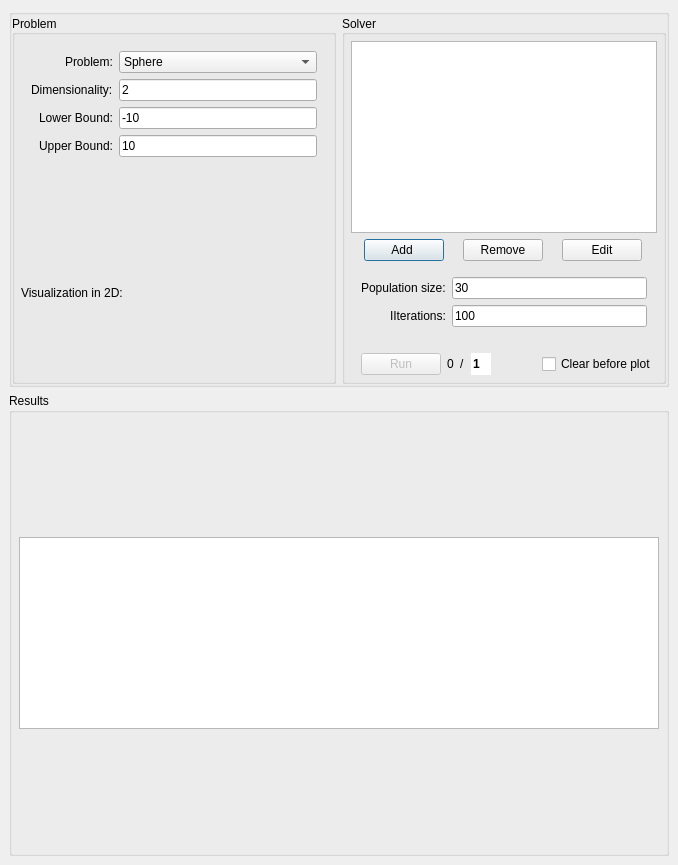
<?xml version="1.0" encoding="UTF-8"?>
<ui version="4.0">
 <class>MainWindow</class>
 <widget class="QMainWindow" name="MainWindow">
  <property name="geometry">
   <rect>
    <x>0</x>
    <y>0</y>
    <width>678</width>
    <height>865</height>
   </rect>
  </property>
  <property name="sizePolicy">
   <sizepolicy hsizetype="Fixed" vsizetype="Expanding">
    <horstretch>0</horstretch>
    <verstretch>0</verstretch>
   </sizepolicy>
  </property>
  <property name="windowTitle">
   <string>CUSTOMHyS</string>
  </property>
  <property name="windowOpacity">
   <double>1.000000000000000</double>
  </property>
  <property name="locale">
   <locale language="English" country="UnitedStates"/>
  </property>
  <widget class="QWidget" name="centralwidget">
   <layout class="QVBoxLayout" name="verticalLayout_3">
    <item>
     <widget class="QGroupBox" name="problem_and_solver">
      <property name="title">
       <string/>
      </property>
      <property name="alignment">
       <set>Qt::AlignCenter</set>
      </property>
      <property name="flat">
       <bool>true</bool>
      </property>
      <layout class="QHBoxLayout" name="horizontalLayout_4">
       <property name="leftMargin">
        <number>0</number>
       </property>
       <property name="topMargin">
        <number>0</number>
       </property>
       <property name="rightMargin">
        <number>0</number>
       </property>
       <property name="bottomMargin">
        <number>0</number>
       </property>
       <item>
        <widget class="QGroupBox" name="qGroupProblem">
         <property name="sizePolicy">
          <sizepolicy hsizetype="Expanding" vsizetype="Preferred">
           <horstretch>0</horstretch>
           <verstretch>0</verstretch>
          </sizepolicy>
         </property>
         <property name="title">
          <string>Problem</string>
         </property>
         <property name="alignment">
          <set>Qt::AlignLeading|Qt::AlignLeft|Qt::AlignVCenter</set>
         </property>
         <property name="flat">
          <bool>false</bool>
         </property>
         <property name="checkable">
          <bool>false</bool>
         </property>
         <layout class="QVBoxLayout" name="verticalLayout_4">
          <property name="leftMargin">
           <number>6</number>
          </property>
          <property name="topMargin">
           <number>6</number>
          </property>
          <property name="rightMargin">
           <number>6</number>
          </property>
          <property name="bottomMargin">
           <number>6</number>
          </property>
          <item>
           <layout class="QVBoxLayout" name="verticalLayout">
            <property name="sizeConstraint">
             <enum>QLayout::SetMaximumSize</enum>
            </property>
            <item>
             <layout class="QFormLayout" name="formLayout">
              <property name="labelAlignment">
               <set>Qt::AlignRight|Qt::AlignTop|Qt::AlignTrailing</set>
              </property>
              <property name="formAlignment">
               <set>Qt::AlignHCenter|Qt::AlignTop</set>
              </property>
              <property name="leftMargin">
               <number>10</number>
              </property>
              <property name="topMargin">
               <number>10</number>
              </property>
              <property name="rightMargin">
               <number>10</number>
              </property>
              <property name="bottomMargin">
               <number>10</number>
              </property>
              <item row="0" column="0">
               <widget class="QLabel" name="label">
                <property name="text">
                 <string>Problem:</string>
                </property>
               </widget>
              </item>
              <item row="0" column="1">
               <widget class="QComboBox" name="qProblemName">
                <item>
                 <property name="text">
                  <string>Sphere</string>
                 </property>
                </item>
               </widget>
              </item>
              <item row="1" column="0">
               <widget class="QLabel" name="label_2">
                <property name="text">
                 <string>Dimensionality:</string>
                </property>
               </widget>
              </item>
              <item row="1" column="1">
               <widget class="QLineEdit" name="qDimensionality">
                <property name="text">
                 <string>2</string>
                </property>
               </widget>
              </item>
              <item row="2" column="0">
               <widget class="QLabel" name="label_7">
                <property name="text">
                 <string>Lower Bound:</string>
                </property>
               </widget>
              </item>
              <item row="2" column="1">
               <widget class="QLineEdit" name="qLowBound">
                <property name="text">
                 <string>-10</string>
                </property>
               </widget>
              </item>
              <item row="3" column="0">
               <widget class="QLabel" name="label_11">
                <property name="text">
                 <string>Upper Bound:</string>
                </property>
               </widget>
              </item>
              <item row="3" column="1">
               <widget class="QLineEdit" name="qUppBound">
                <property name="text">
                 <string>10</string>
                </property>
               </widget>
              </item>
             </layout>
            </item>
            <item>
             <widget class="QLabel" name="label_3">
              <property name="text">
               <string>Visualization in 2D:</string>
              </property>
             </widget>
            </item>
           </layout>
          </item>
         </layout>
        </widget>
       </item>
       <item>
        <widget class="QGroupBox" name="qGroupSolver">
         <property name="sizePolicy">
          <sizepolicy hsizetype="Expanding" vsizetype="Preferred">
           <horstretch>0</horstretch>
           <verstretch>0</verstretch>
          </sizepolicy>
         </property>
         <property name="title">
          <string>Solver</string>
         </property>
         <property name="alignment">
          <set>Qt::AlignLeading|Qt::AlignLeft|Qt::AlignVCenter</set>
         </property>
         <property name="flat">
          <bool>false</bool>
         </property>
         <property name="checkable">
          <bool>false</bool>
         </property>
         <layout class="QVBoxLayout" name="verticalLayout_5">
          <property name="leftMargin">
           <number>6</number>
          </property>
          <property name="topMargin">
           <number>6</number>
          </property>
          <property name="rightMargin">
           <number>6</number>
          </property>
          <property name="bottomMargin">
           <number>6</number>
          </property>
          <item>
           <layout class="QGridLayout" name="gridLayout_2">
            <property name="sizeConstraint">
             <enum>QLayout::SetMaximumSize</enum>
            </property>
            <property name="leftMargin">
             <number>0</number>
            </property>
            <property name="topMargin">
             <number>0</number>
            </property>
            <property name="rightMargin">
             <number>0</number>
            </property>
            <property name="bottomMargin">
             <number>0</number>
            </property>
            <item row="1" column="0">
             <layout class="QHBoxLayout" name="horizontalLayout_2">
              <property name="sizeConstraint">
               <enum>QLayout::SetMinimumSize</enum>
              </property>
              <item>
               <widget class="QPushButton" name="qAdd">
                <property name="sizePolicy">
                 <sizepolicy hsizetype="Fixed" vsizetype="Fixed">
                  <horstretch>0</horstretch>
                  <verstretch>0</verstretch>
                 </sizepolicy>
                </property>
                <property name="text">
                 <string>   Add    </string>
                </property>
                <property name="default">
                 <bool>true</bool>
                </property>
               </widget>
              </item>
              <item>
               <widget class="QPushButton" name="qRem">
                <property name="sizePolicy">
                 <sizepolicy hsizetype="Fixed" vsizetype="Fixed">
                  <horstretch>0</horstretch>
                  <verstretch>0</verstretch>
                 </sizepolicy>
                </property>
                <property name="text">
                 <string>Remove</string>
                </property>
               </widget>
              </item>
              <item>
               <widget class="QPushButton" name="qEdit">
                <property name="sizePolicy">
                 <sizepolicy hsizetype="Fixed" vsizetype="Fixed">
                  <horstretch>0</horstretch>
                  <verstretch>0</verstretch>
                 </sizepolicy>
                </property>
                <property name="text">
                 <string>    Edit    </string>
                </property>
               </widget>
              </item>
             </layout>
            </item>
            <item row="0" column="0">
             <widget class="QListWidget" name="qMetaheuristic">
              <property name="sizePolicy">
               <sizepolicy hsizetype="Expanding" vsizetype="Fixed">
                <horstretch>0</horstretch>
                <verstretch>0</verstretch>
               </sizepolicy>
              </property>
              <property name="font">
               <font>
                <pointsize>14</pointsize>
               </font>
              </property>
              <property name="cursor" stdset="0">
               <cursorShape>PointingHandCursor</cursorShape>
              </property>
              <property name="mouseTracking">
               <bool>true</bool>
              </property>
              <property name="frameShadow">
               <enum>QFrame::Sunken</enum>
              </property>
              <property name="defaultDropAction">
               <enum>Qt::MoveAction</enum>
              </property>
              <property name="iconSize">
               <size>
                <width>30</width>
                <height>30</height>
               </size>
              </property>
              <property name="textElideMode">
               <enum>Qt::ElideLeft</enum>
              </property>
              <property name="movement">
               <enum>QListView::Snap</enum>
              </property>
              <property name="flow">
               <enum>QListView::TopToBottom</enum>
              </property>
              <property name="isWrapping" stdset="0">
               <bool>true</bool>
              </property>
              <property name="layoutMode">
               <enum>QListView::SinglePass</enum>
              </property>
              <property name="viewMode">
               <enum>QListView::ListMode</enum>
              </property>
              <property name="modelColumn">
               <number>0</number>
              </property>
              <property name="uniformItemSizes">
               <bool>false</bool>
              </property>
              <property name="wordWrap">
               <bool>false</bool>
              </property>
             </widget>
            </item>
           </layout>
          </item>
          <item>
           <layout class="QFormLayout" name="formLayout_2">
            <property name="labelAlignment">
             <set>Qt::AlignRight|Qt::AlignTrailing|Qt::AlignVCenter</set>
            </property>
            <property name="formAlignment">
             <set>Qt::AlignCenter</set>
            </property>
            <property name="leftMargin">
             <number>10</number>
            </property>
            <property name="topMargin">
             <number>10</number>
            </property>
            <property name="rightMargin">
             <number>10</number>
            </property>
            <property name="bottomMargin">
             <number>10</number>
            </property>
            <item row="0" column="0">
             <widget class="QLabel" name="label_4">
              <property name="text">
               <string>Population size:</string>
              </property>
             </widget>
            </item>
            <item row="0" column="1">
             <widget class="QLineEdit" name="qPopulation">
              <property name="text">
               <string>30</string>
              </property>
             </widget>
            </item>
            <item row="2" column="0">
             <widget class="QLabel" name="label_5">
              <property name="text">
               <string>IIterations:</string>
              </property>
             </widget>
            </item>
            <item row="2" column="1">
             <widget class="QLineEdit" name="qIterations">
              <property name="text">
               <string>100</string>
              </property>
             </widget>
            </item>
           </layout>
          </item>
          <item>
           <layout class="QHBoxLayout" name="horizontalLayout_3">
            <property name="leftMargin">
             <number>10</number>
            </property>
            <property name="topMargin">
             <number>10</number>
            </property>
            <item>
             <widget class="QPushButton" name="qRunButton">
              <property name="enabled">
               <bool>false</bool>
              </property>
              <property name="sizePolicy">
               <sizepolicy hsizetype="Minimum" vsizetype="Fixed">
                <horstretch>0</horstretch>
                <verstretch>0</verstretch>
               </sizepolicy>
              </property>
              <property name="text">
               <string>Run</string>
              </property>
              <property name="checkable">
               <bool>false</bool>
              </property>
              <property name="autoDefault">
               <bool>true</bool>
              </property>
              <property name="default">
               <bool>false</bool>
              </property>
              <property name="flat">
               <bool>false</bool>
              </property>
             </widget>
            </item>
            <item>
             <widget class="QLabel" name="qRunCount">
              <property name="text">
               <string>0</string>
              </property>
             </widget>
            </item>
            <item>
             <widget class="QLabel" name="label_6">
              <property name="text">
               <string>/</string>
              </property>
             </widget>
            </item>
            <item>
             <widget class="QLineEdit" name="qNumRep">
              <property name="sizePolicy">
               <sizepolicy hsizetype="Maximum" vsizetype="Fixed">
                <horstretch>0</horstretch>
                <verstretch>0</verstretch>
               </sizepolicy>
              </property>
              <property name="maximumSize">
               <size>
                <width>20</width>
                <height>16777213</height>
               </size>
              </property>
              <property name="font">
               <font>
                <bold>true</bold>
               </font>
              </property>
              <property name="focusPolicy">
               <enum>Qt::StrongFocus</enum>
              </property>
              <property name="autoFillBackground">
               <bool>false</bool>
              </property>
              <property name="inputMask">
               <string notr="true"/>
              </property>
              <property name="text">
               <string>1</string>
              </property>
              <property name="frame">
               <bool>false</bool>
              </property>
              <property name="echoMode">
               <enum>QLineEdit::Normal</enum>
              </property>
              <property name="dragEnabled">
               <bool>true</bool>
              </property>
             </widget>
            </item>
            <item>
             <spacer name="horizontalSpacer">
              <property name="orientation">
               <enum>Qt::Horizontal</enum>
              </property>
              <property name="sizeType">
               <enum>QSizePolicy::Expanding</enum>
              </property>
              <property name="sizeHint" stdset="0">
               <size>
                <width>40</width>
                <height>20</height>
               </size>
              </property>
             </spacer>
            </item>
            <item>
             <widget class="QCheckBox" name="qClearHist">
              <property name="sizePolicy">
               <sizepolicy hsizetype="Minimum" vsizetype="Minimum">
                <horstretch>0</horstretch>
                <verstretch>0</verstretch>
               </sizepolicy>
              </property>
              <property name="text">
               <string>Clear before plot</string>
              </property>
              <property name="checked">
               <bool>false</bool>
              </property>
             </widget>
            </item>
           </layout>
          </item>
         </layout>
        </widget>
       </item>
      </layout>
     </widget>
    </item>
    <item>
     <widget class="QGroupBox" name="qGroupRun">
      <property name="sizePolicy">
       <sizepolicy hsizetype="Expanding" vsizetype="Expanding">
        <horstretch>0</horstretch>
        <verstretch>0</verstretch>
       </sizepolicy>
      </property>
      <property name="title">
       <string>Results</string>
      </property>
      <layout class="QHBoxLayout" name="horizontalLayout_5">
       <property name="leftMargin">
        <number>6</number>
       </property>
       <property name="topMargin">
        <number>6</number>
       </property>
       <property name="rightMargin">
        <number>6</number>
       </property>
       <property name="bottomMargin">
        <number>6</number>
       </property>
       <item>
        <layout class="QVBoxLayout" name="runLayout">
         <property name="spacing">
          <number>1</number>
         </property>
         <property name="sizeConstraint">
          <enum>QLayout::SetNoConstraint</enum>
         </property>
         <property name="leftMargin">
          <number>1</number>
         </property>
         <property name="topMargin">
          <number>1</number>
         </property>
         <property name="rightMargin">
          <number>1</number>
         </property>
         <property name="bottomMargin">
          <number>1</number>
         </property>
         <item>
          <widget class="QTableView" name="qInfo_Table">
           <property name="enabled">
            <bool>true</bool>
           </property>
           <property name="sizePolicy">
            <sizepolicy hsizetype="Expanding" vsizetype="Fixed">
             <horstretch>0</horstretch>
             <verstretch>0</verstretch>
            </sizepolicy>
           </property>
           <property name="autoFillBackground">
            <bool>false</bool>
           </property>
           <attribute name="horizontalHeaderVisible">
            <bool>true</bool>
           </attribute>
          </widget>
         </item>
        </layout>
       </item>
      </layout>
     </widget>
    </item>
   </layout>
  </widget>
 </widget>
 <resources/>
 <connections/>
</ui>
